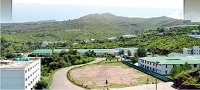
#> input picture bgsbu.jpg, 200 x 90 px
$ python CV%.py
#> lines starting #> are read from the running program, lines starting #| are printed output that depends on the picture; after the words box and inside, x2 and y2 are one past the last pixel; in counts of white or black regions, pixels touching at a corner belong together
import cv2
import numpy as np

img = cv2.imread('bgsbu.jpg')
#> img is the input picture: shape (90, 200, 3); mean B, G, R 144, 161.2, 151.3
# anything above 12 will be 1 and anything below 12 wil be 0
retval, threshold = cv2.threshold(img, 12, 100, cv2.THRESH_BINARY)
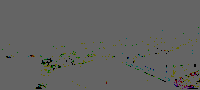
#> threshold: shape (90, 200, 3); mean B, G, R 97.5, 98.9, 98.5

# chainging img to grayscale
grayscale = cv2.cvtColor(img, cv2.COLOR_BGR2GRAY)
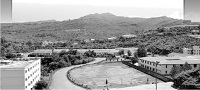
#> grayscale: shape (90, 200); min 0, max 255, mean 156.3
retval2, threshold2 = cv2.threshold(grayscale, 12, 225, cv2.THRESH_BINARY)
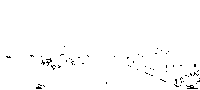
#> threshold2: shape (90, 200); values 0 (black) and 225 (white), 98.8% white; black in thin lines or dots, all inside (x1, y1, x2, y2) = (6, 46, 200, 89)

gaus = cv2.adaptiveThreshold(grayscale, 255, cv2.ADAPTIVE_THRESH_GAUSSIAN_C, cv2.THRESH_BINARY, 115, 1)
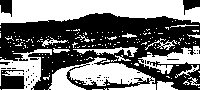
#> gaus: shape (90, 200); 46.7% white; 178 white regions (162 under 20 px), largest, box (x1, y1, x2, y2) and area: (0, 0, 200, 25) 3489, (48, 57, 156, 90) 1925, (0, 49, 52, 90) 903

cv2.imshow('orignal', img)
cv2.imshow("threshold", threshold)
cv2.imshow("threshold2", threshold2)
cv2.imshow("gaus", gaus)
cv2.waitKey(0)
cv2.destroyAllWindows()
